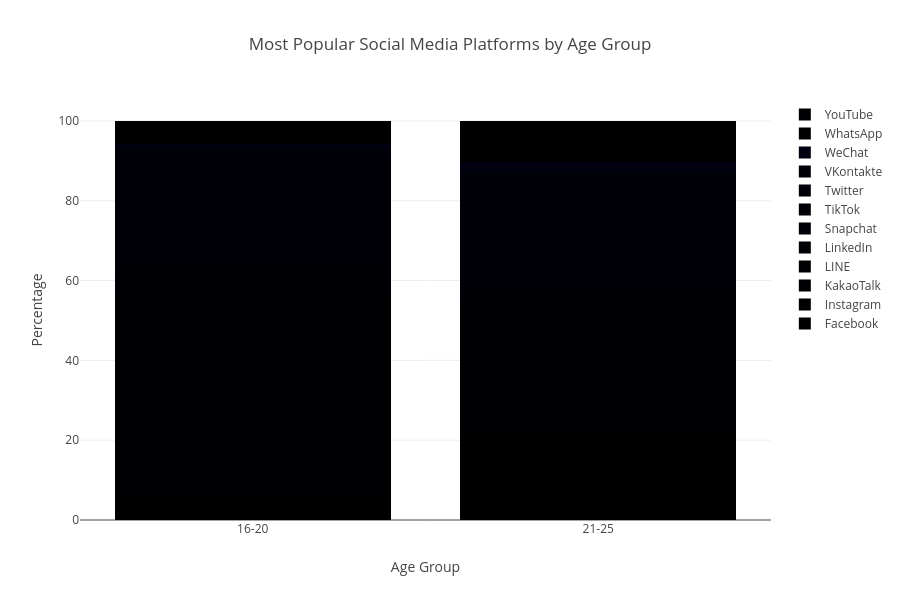

The code cell stored with this chart in its notebook:
### Code cell
# #### Interactive Bar Chart: Platform Popularity by Age Group
platform_by_age = pd.crosstab(df['Age_Group'], df['Most_Used_Platform'])
platform_by_age_percentage = platform_by_age.div(platform_by_age.sum(axis=1), axis=0) * 100

fig = go.Figure()
for platform in platform_by_age_percentage.columns:
    fig.add_trace(go.Bar(
        x=platform_by_age_percentage.index,
        y=platform_by_age_percentage[platform],
        name=platform
    ))

fig.update_layout(
    title='Most Popular Social Media Platforms by Age Group',
    xaxis_title='Age Group',
    yaxis_title='Percentage',
    barmode='stack',
    width=900, 
    height=600
)
fig.show()

### Figure 1 — Plotly figure (JSON) as saved in the notebook; plotly's stock layout.template omitted (floating-point values rounded to 4 significant figures)
{"data": [{"name": "Facebook", "type": "bar", "x": ["16-20", "21-25"], "y": [4.52, 21.78]}, {"name": "Instagram", "type": "bar", "x": ["16-20", "21-25"], "y": [51.98, 29.73]}, {"name": "KakaoTalk", "type": "bar", "x": ["16-20", "21-25"], "y": [0.0, 2.273]}, {"name": "LINE", "type": "bar", "x": ["16-20", "21-25"], "y": [6.78, 0.0]}, {"name": "LinkedIn", "type": "bar", "x": ["16-20", "21-25"], "y": [0.0, 3.977]}, {"name": "Snapchat", "type": "bar", "x": ["16-20", "21-25"], "y": [2.825, 1.515]}, {"name": "TikTok", "type": "bar", "x": ["16-20", "21-25"], "y": [24.29, 21.02]}, {"name": "Twitter", "type": "bar", "x": ["16-20", "21-25"], "y": [2.825, 4.735]}, {"name": "VKontakte", "type": "bar", "x": ["16-20", "21-25"], "y": [0.0, 2.273]}, {"name": "WeChat", "type": "bar", "x": ["16-20", "21-25"], "y": [1.13, 2.462]}, {"name": "WhatsApp", "type": "bar", "x": ["16-20", "21-25"], "y": [4.52, 8.712]}, {"name": "YouTube", "type": "bar", "x": ["16-20", "21-25"], "y": [1.13, 1.515]}], "layout": {"barmode": "stack", "height": 600, "title": {"text": "Most Popular Social Media Platforms by Age Group"}, "width": 900, "xaxis": {"title": {"text": "Age Group"}}, "yaxis": {"title": {"text": "Percentage"}}}}
